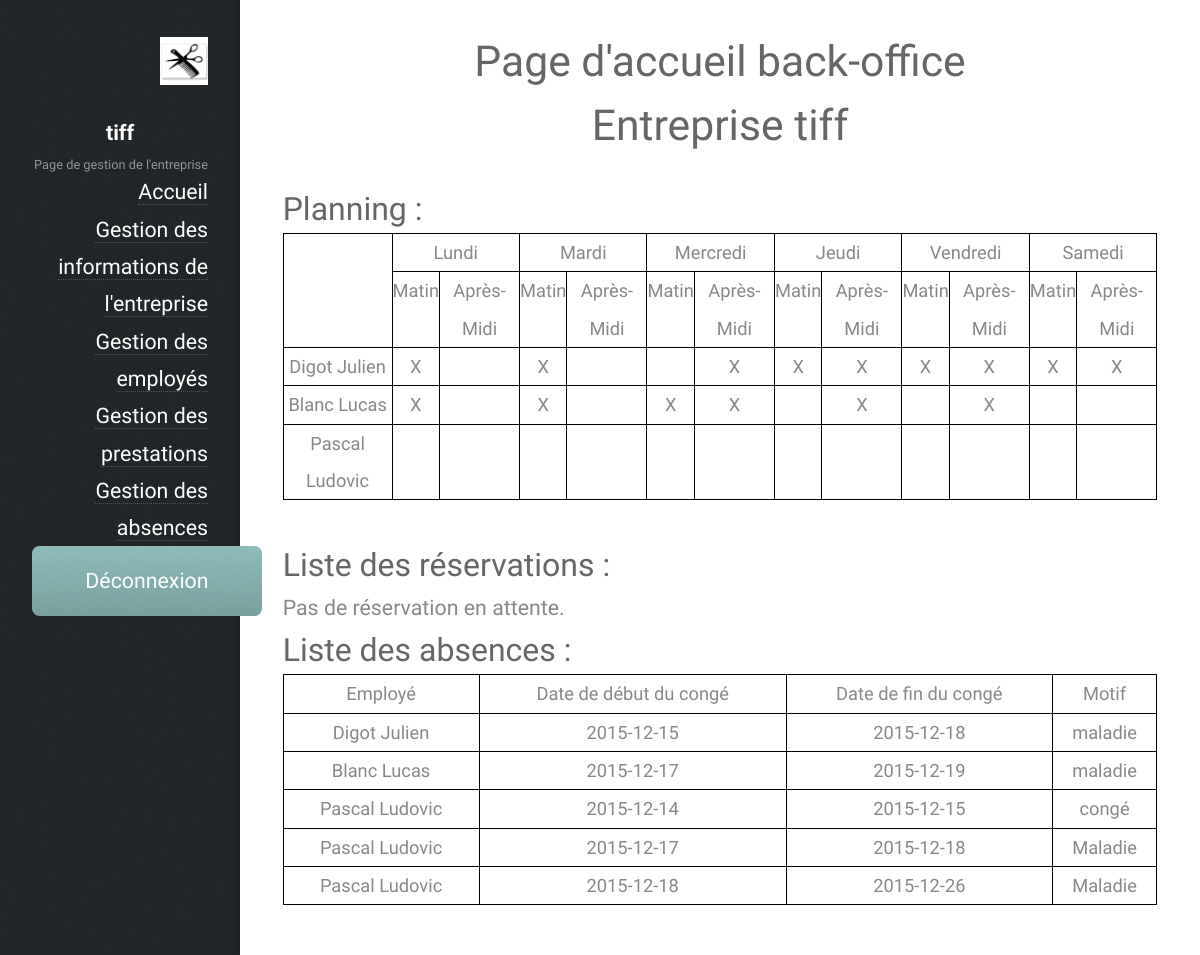
The app's page /accueil_backoffice.php?nomEntreprise=tiff (signed in) with its own data.
### tables this page shows
CREATE TABLE IF NOT EXISTS `entreprise` (
  `nomEntreprise` varchar(40) NOT NULL,
  `mailEntreprise` varchar(30) NOT NULL,
  `telEntreprise` char(10) NOT NULL,
  `adresseEntreprise` varchar(150) NOT NULL,
  `logoEntreprise` varchar(100) NOT NULL,
  `descEntreprise` text NOT NULL,
  `loginAdmin` varchar(30) NOT NULL,
  `mdpAdmin` varchar(300) NOT NULL,
  PRIMARY KEY (`nomEntreprise`)
);

CREATE TABLE IF NOT EXISTS `tiff_planning` (
  `id_agenda` char(8) NOT NULL,
  `code_employe` char(8) NOT NULL,
  `LundiM` tinyint(1) DEFAULT NULL,
  `LundiA` tinyint(1) DEFAULT NULL,
  `MardiM` tinyint(1) DEFAULT NULL,
  `MardiA` tinyint(1) DEFAULT NULL,
  `MercrediM` tinyint(1) DEFAULT NULL,
  `MercrediA` tinyint(1) DEFAULT NULL,
  `JeudiM` tinyint(1) DEFAULT NULL,
  `JeudiA` tinyint(1) DEFAULT NULL,
  `VendrediM` tinyint(1) DEFAULT NULL,
  `VendrediA` tinyint(1) DEFAULT NULL,
  `SamediM` tinyint(1) DEFAULT NULL,
  `SamediA` tinyint(1) DEFAULT NULL,
  PRIMARY KEY (`id_agenda`)
);

CREATE TABLE IF NOT EXISTS `tiff_employe` (
  `id_employe` char(8) NOT NULL,
  `nom_employe` varchar(40) DEFAULT NULL,
  `prenom_employe` varchar(50) DEFAULT NULL,
  `competenceA` char(8) DEFAULT NULL,
  `competenceB` char(8) DEFAULT NULL,
  `competenceC` char(8) DEFAULT NULL,
  `telephone_emp` char(10) DEFAULT NULL,
  `adresse_emp` varchar(200) DEFAULT NULL,
  `mail_emp` varchar(50) DEFAULT NULL,
  PRIMARY KEY (`id_employe`)
);

CREATE TABLE IF NOT EXISTS `tiff_absence` (
  `id_absence` char(8) NOT NULL,
  `code_employe` char(8) NOT NULL,
  `motif` varchar(100) DEFAULT NULL,
  `dateDebut` date DEFAULT NULL,
  `dateFin` date DEFAULT NULL,
  `absenceFini` tinyint(1) DEFAULT NULL,
  PRIMARY KEY (`id_absence`)
);

### bd.inc.php (called while the page is built, shortened)
<?php
function connect() {
	try {
		$connexion = new PDO("mysql:dbname=portail_reserv;host=localhost", "root", "" );
		$connexion->setAttribute(PDO::ATTR_ERRMODE, PDO::ERRMODE_EXCEPTION);
	} catch (PDOException $e) {
		echo 'Connexion échouée : ' . $e->getMessage();
	}
	return $connexion;
}
function infosEntreprise() {
	$connexion = connect();
	$nomE = $_GET['nomEntreprise'];
	$rqt = $connexion->prepare('SELECT * FROM entreprise WHERE nomEntreprise = "' .$nomE. '"');
	$rqt->execute();
	$rqt->setFetchMode(PDO::FETCH_OBJ);
	$i = $rqt->fetch();
	return $i;
}
function planningEnt() {
	$connexion = connect();
	$nomE = $_SESSION["nomE"];
	$planning = $connexion->prepare('SELECT * FROM '.$nomE.'_planning JOIN '.$nomE.'_employe ON code_employe = id_employe');
	$planning->execute();
	return $planning;
}
function reservationsEnt() {
	$connexion = connect();
	$nomE = $_SESSION["nomE"];
	$reserva = $connexion->prepare('SELECT * FROM '.$nomE.'_reserv
									JOIN '.$nomE.'_employe ON employe = id_employe
									JOIN '.$nomE.'_client ON client = id_client
									JOIN '.$nomE.'_prestation ON presta = id_presta');
	$reserva->execute();
	return $reserva;
}
function abscencesEnt() {
	$connexion = connect();
	$nomE = $_SESSION["nomE"];
	$absences = $connexion->prepare('SELECT * FROM '.$nomE.'_absence
									JOIN '.$nomE.'_employe ON code_employe = id_employe');
	$absences->execute();
	return $absences;
}
function verifEntreprise($nomE) {
	$connexion = connect();
	$rqtVerifEnt = $connexion->prepare('SELECT nomEntreprise FROM entreprise WHERE nomEntreprise = "' .$nomE. '"');
	$rqtVerifEnt->execute();
	$rqtVerifEnt->setFetchMode(PDO::FETCH_ASSOC);
	$tableau = $rqtVerifEnt->fetch();
	return $tableau;
}
?>

### fonctions.inc.php (called while the page is built, shortened)
<?php
function absence($nomE, $id_employe, $connexion){
	$rqtDonnees = $connexion->prepare('SELECT * FROM '.$nomE.'_planning
										WHERE code_employe = "'.$id_employe.'"');
	$rqtDonnees->execute();
	$rqtabs = $connexion->prepare('SELECT * FROM '.$nomE.'_absence
									WHERE code_employe = "'.$id_employe.'"
									AND dateDebut <= CURDATE()
									AND dateFin >= CURDATE()');
	$rqtabs->execute();
	if($rqtabs->rowCount()==0) {
		return null;
	}
	return $absence;
}
function tableauDate(){
	$auj = date("Y-m-d");
	$t_auj = strtotime($auj);
	$p_auj = date('N', $t_auj);
	if($p_auj == 1){
		$deb = $t_auj;
		$fin = strtotime($auj.' + 6 day');
	}
	else if($p_auj == 7){
		$deb = strtotime($auj.' - 6 day');
		$fin = $t_auj;
	}
	else{
		$deb = strtotime($auj.' - '.(6-(7-$p_auj)).' day');
		$fin = strtotime($auj.' + '.(7-$p_auj).' day');
	}
	$cpt = 0;
	while($deb <= $fin){
		$tab[$cpt][0] = strftime('%Y-%m-%d', $deb);
		$tab[$cpt][1] = strftime('%A',$deb);
		$deb += 86400;
		$cpt++;
	}
	return $tab;
}
?>

### accueil_backoffice.php (the view, shortened to what this page needs)
<!DOCTYPE HTML>
<?php
	require "fonctions.inc.php";
	require "bd.inc.php";
	if( verifEntreprise($_SESSION['nomE']) == null ) {
		echo "<p>Le nom de l'entreprise contenue dans l'url n'existe pas dans la base de donnée</p>";
	} else {
	$connexion = connect();
	$nomE = $_GET['nomEntreprise'];
	$i = infosEntreprise();
	$planning = planningEnt();
	$reserva = reservationsEnt();
	$absences = abscencesEnt();
?>
<html>
	<head>
		<link rel="stylesheet" href="assets/css/main.css" />
	</head>
	<body>
			<div id="header">
				<div class="top">
						<div id="logo">
						<?php
							if($i->logoEntreprise !="") {
							echo "<span class='image avatar48'><img src='".$i->logoEntreprise."' alt='' /></span>";
							}
						?>
							<h1>
							<?php
								echo $nomE;
							?>
							</h1>
							<p>Page de gestion de l'entreprise</p>
							<?php
							if(isset($_SESSION["estConnecte"])) {
							?>
								<a href="accueil_backoffice.php?nomEntreprise=<?php echo $nomE ?>"> Accueil </a></br>
								<a href="modif_entreprise.php?nomEntreprise=<?php echo $nomE ?>"> Gestion des informations de l'entreprise </a></br>
								<a href="ajout_employe.php?nomEntreprise=<?php echo $nomE ?>"> Gestion des employés </a></br>
								<a href="ajout_prestation.php?nomEntreprise=<?php echo $nomE ?>"> Gestion des prestations </a></br>
								<a href="gestion_absence.php?nomEntreprise=<?php echo $nomE ?>"> Gestion des absences </a></br>
								<a href="destruct_session.php?nomEntreprise=<?php echo $nomE ?>"><input type="button" value="Déconnexion"></a>
							</div>
							<?php } ?>
				</div>
			</div>
			<div id="main">
						<div class="container">
							<h1>Page d'accueil back-office <br> Entreprise <?php echo $nomE;?></h1>
							<?php
							if(isset($_SESSION["estConnecte"])) {
							?>
							<h3>Planning : </h3>
							<?php
								if($planning->rowCount()==0) {
									echo "Pas de planning à afficher.";
								} else {
							?>
							<table>
									<tr><td rowspan="2"></td><td colspan="2">Lundi</td><td colspan="2">Mardi</td><td colspan="2">Mercredi</td><td colspan="2">Jeudi</td><td colspan="2">Vendredi</td><td colspan="2">Samedi</td></tr>
									<tr>
										<?php
											$cpt = 0;
											while($cpt != 6){
												echo "<td>Matin</td><td>Après-Midi</td>";
												$cpt = $cpt + 1;
											}
										?>
									</tr>
									<?php
										while($valeur = $planning->fetch(PDO::FETCH_OBJ)){
											$id_employe = $valeur->code_employe;
											$identite = $valeur->nom_employe ." ". $valeur->prenom_employe;
											$tab = absence($nomE, $id_employe, $connexion);
											if($tab==null){
												?>
												<tr><td>
												<?php
													echo $identite
												?>
												</td><td>
												<?php
													if($valeur->LundiM==1) {
															echo "X";
													}
													?>
													</td><td>
													</td><td>
													<?php
														if($valeur->MardiM==1) {
															echo "X";
														}
													?>
													</td><td>
													</td><td>
													<?php
														if($valeur->MercrediM==1) {
															echo "X";
															}
													?>
													</td><td>
													<?php
														if($valeur->MercrediA==1) {
															echo "X";
														}
													?>
													</td><td>
													<?php
														if($valeur->JeudiM==1) {
															echo "X";
														}
													?>
													</td><td>
													<?php
														if($valeur->JeudiA==1) {
															echo "X";
														}
													?>
													</td><td>
													<?php
														if($valeur->VendrediM==1) {
															echo "X";
														}
													?>
													</td><td>
													<?php
													if($valeur->VendrediA==1) {
														echo "X";
														}
													?>
													</td><td>
													<?php
														if($valeur->SamediM==1) {
															echo "X";
														}
													?>
													</td><td>
													<?php
														if($valeur->SamediA==1) {
															echo "X";
														}
													?>
													</td></tr>
												<?php
											}
										}
								}
									?>
								</table>
								<h3>Liste des réservations : </h3>
								<?php if($reserva->rowCount()==0){ echo "Pas de réservation en attente."; } ?>
								<h3>Liste des absences : </h3>
								<?php
									if($absences->rowCount()==0) {
										echo "Pas d'absences d'enregistrée.";
									} else {
								?>
								<table>
								<tr><td> Employé </td><td>Date de début du congé</td><td>Date de fin du congé</td><td> Motif </td></tr>
								<?php
									while($valeur3 = $absences->fetch(PDO::FETCH_OBJ)) {
										$idEmploye = $valeur3->nom_employe ." ". $valeur3->prenom_employe;
								?>
									<tr><td>
									<?php
										echo $idEmploye;
									?>
									</td><td>
									<?php
										echo $valeur3->dateDebut;
									?>
									</td><td>
									<?php
										echo $valeur3->dateFin;
									?>
									</td><td>
									<?php
										echo $valeur3->motif;
									?>
									</td></tr>
								<?php
									}
								?>
								</table>
								<?php
									}
									}
									}
								?>
						</div>
			</div>
	</body>
</html>

### records on screen
entreprise: logoEntreprise (picture)
tiff_planning: tiff_employe.nom_employe+prenom_employe "Digot Julien", LundiM "X", MardiM "X", MercrediA "X", JeudiM "X", JeudiA "X", VendrediM "X", VendrediA "X", SamediM "X", SamediA "X"
tiff_planning: tiff_employe.nom_employe+prenom_employe "Blanc Lucas", LundiM "X", MardiM "X", MercrediM "X", MercrediA "X", JeudiA "X", VendrediA "X"
tiff_planning: tiff_employe.nom_employe+prenom_employe "Pascal Ludovic"
tiff_absence: tiff_employe.nom_employe+prenom_employe "Digot Julien", dateDebut "2015-12-15", dateFin "2015-12-18", motif "maladie"
tiff_absence: tiff_employe.nom_employe+prenom_employe "Blanc Lucas", dateDebut "2015-12-17", dateFin "2015-12-19", motif "maladie"
tiff_absence: tiff_employe.nom_employe+prenom_employe "Pascal Ludovic", dateDebut "2015-12-14", dateFin "2015-12-15", motif "congé"
tiff_absence: tiff_employe.nom_employe+prenom_employe "Pascal Ludovic", dateDebut "2015-12-17", dateFin "2015-12-18", motif "Maladie"
tiff_absence: tiff_employe.nom_employe+prenom_employe "Pascal Ludovic", dateDebut "2015-12-18", dateFin "2015-12-26", motif "Maladie"

### other values on screen
$nomE "tiff"
